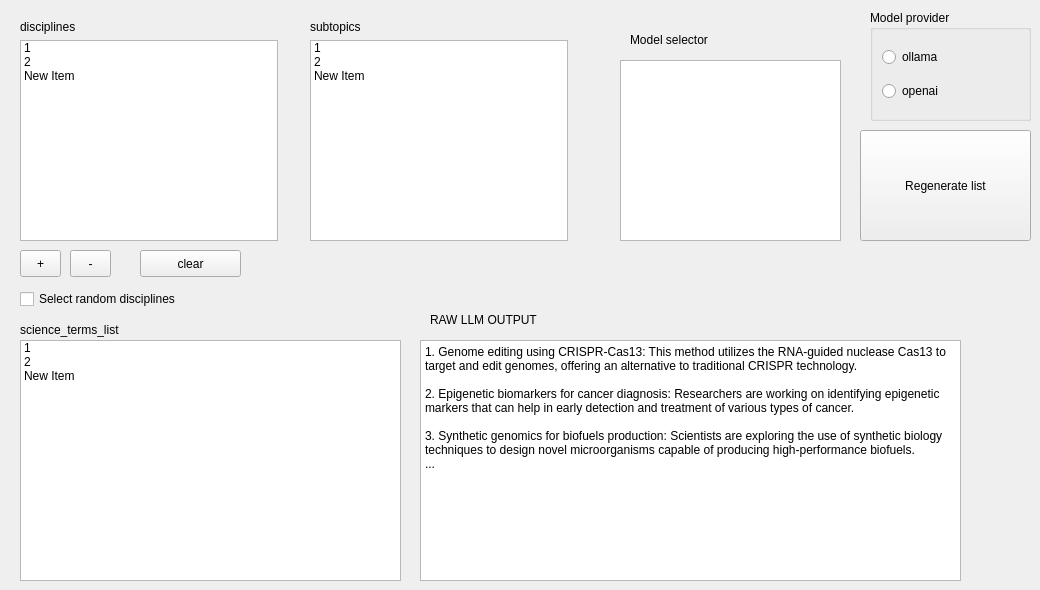
      <widget class="QWidget" name="CuriosityNodeTab">
       <attribute name="title">
        <string>CuriosityNode</string>
       </attribute>
       <widget class="QCheckBox" name="genRandomDiscpCheckbox">
        <property name="geometry">
         <rect>
          <x>20</x>
          <y>286</y>
          <width>231</width>
          <height>26</height>
         </rect>
        </property>
        <property name="text">
         <string>Select random disciplines</string>
        </property>
       </widget>
       <widget class="QLabel" name="label_4">
        <property name="geometry">
         <rect>
          <x>20</x>
          <y>320</y>
          <width>151</width>
          <height>20</height>
         </rect>
        </property>
        <property name="text">
         <string>science_terms_list</string>
        </property>
       </widget>
       <widget class="QListWidget" name="termsList">
        <property name="geometry">
         <rect>
          <x>20</x>
          <y>340</y>
          <width>381</width>
          <height>241</height>
         </rect>
        </property>
        <item>
         <property name="text">
          <string>1</string>
         </property>
        </item>
        <item>
         <property name="text">
          <string>2</string>
         </property>
        </item>
        <item>
         <property name="text">
          <string>New Item</string>
         </property>
        </item>
       </widget>
       <widget class="QTextBrowser" name="raw_llm_output_textarea">
        <property name="geometry">
         <rect>
          <x>420</x>
          <y>340</y>
          <width>541</width>
          <height>241</height>
         </rect>
        </property>
        <property name="html">
         <string>&lt;!DOCTYPE HTML PUBLIC &quot;-//W3C//DTD HTML 4.0//EN&quot; &quot;http://www.w3.org/TR/REC-html40/strict.dtd&quot;&gt;
&lt;html&gt;&lt;head&gt;&lt;meta name=&quot;qrichtext&quot; content=&quot;1&quot; /&gt;&lt;meta charset=&quot;utf-8&quot; /&gt;&lt;style type=&quot;text/css&quot;&gt;
p, li { white-space: pre-wrap; }
hr { height: 1px; border-width: 0; }
li.unchecked::marker { content: &quot;\2610&quot;; }
li.checked::marker { content: &quot;\2612&quot;; }
&lt;/style&gt;&lt;/head&gt;&lt;body style=&quot; font-family:'Segoe UI'; font-size:9pt; font-weight:400; font-style:normal;&quot;&gt;
&lt;p style=&quot; margin-top:0px; margin-bottom:0px; margin-left:0px; margin-right:0px; -qt-block-indent:0; text-indent:0px;&quot;&gt;1. Genome editing using CRISPR-Cas13: This method utilizes the RNA-guided nuclease Cas13 to target and edit genomes, offering an alternative to traditional CRISPR technology.&lt;/p&gt;
&lt;p style=&quot;-qt-paragraph-type:empty; margin-top:0px; margin-bottom:0px; margin-left:0px; margin-right:0px; -qt-block-indent:0; text-indent:0px;&quot;&gt;&lt;br /&gt;&lt;/p&gt;
&lt;p style=&quot; margin-top:0px; margin-bottom:0px; margin-left:0px; margin-right:0px; -qt-block-indent:0; text-indent:0px;&quot;&gt;2. Epigenetic biomarkers for cancer diagnosis: Researchers are working on identifying epigenetic markers that can help in early detection and treatment of various types of cancer.&lt;/p&gt;
&lt;p style=&quot;-qt-paragraph-type:empty; margin-top:0px; margin-bottom:0px; margin-left:0px; margin-right:0px; -qt-block-indent:0; text-indent:0px;&quot;&gt;&lt;br /&gt;&lt;/p&gt;
&lt;p style=&quot; margin-top:0px; margin-bottom:0px; margin-left:0px; margin-right:0px; -qt-block-indent:0; text-indent:0px;&quot;&gt;3. Synthetic genomics for biofuels production: Scientists are exploring the use of synthetic biology techniques to design novel microorganisms capable of producing high-performance biofuels.&lt;/p&gt;
&lt;p style=&quot; margin-top:0px; margin-bottom:0px; margin-left:0px; margin-right:0px; -qt-block-indent:0; text-indent:0px;&quot;&gt;...&lt;/p&gt;&lt;/body&gt;&lt;/html&gt;</string>
        </property>
       </widget>
       <widget class="QLabel" name="label_5">
        <property name="geometry">
         <rect>
          <x>430</x>
          <y>310</y>
          <width>241</width>
          <height>20</height>
         </rect>
        </property>
        <property name="text">
         <string>RAW LLM OUTPUT</string>
        </property>
       </widget>
       <widget class="QGroupBox" name="groupBox">
        <property name="geometry">
         <rect>
          <x>870</x>
          <y>10</y>
          <width>161</width>
          <height>111</height>
         </rect>
        </property>
        <property name="title">
         <string>Model provider</string>
        </property>
        <layout class="QGridLayout" name="gridLayout_3">
         <item row="0" column="0">
          <widget class="QRadioButton" name="radioButton">
           <property name="text">
            <string>ollama</string>
           </property>
          </widget>
         </item>
         <item row="1" column="0">
          <widget class="QRadioButton" name="radioButton_2">
           <property name="text">
            <string>openai</string>
           </property>
          </widget>
         </item>
        </layout>
       </widget>
       <widget class="QListWidget" name="modelSelector">
        <property name="geometry">
         <rect>
          <x>620</x>
          <y>60</y>
          <width>221</width>
          <height>181</height>
         </rect>
        </property>
       </widget>
       <widget class="QLabel" name="label_6">
        <property name="geometry">
         <rect>
          <x>630</x>
          <y>30</y>
          <width>111</width>
          <height>20</height>
         </rect>
        </property>
        <property name="text">
         <string>Model selector</string>
        </property>
       </widget>
       <widget class="QPushButton" name="regenerateButton">
        <property name="geometry">
         <rect>
          <x>860</x>
          <y>130</y>
          <width>171</width>
          <height>111</height>
         </rect>
        </property>
        <property name="text">
         <string>Regenerate list</string>
        </property>
       </widget>
       <widget class="QToolButton" name="plusButton">
        <property name="geometry">
         <rect>
          <x>20</x>
          <y>250</y>
          <width>41</width>
          <height>27</height>
         </rect>
        </property>
        <property name="text">
         <string>+</string>
        </property>
       </widget>
       <widget class="QToolButton" name="minusButton">
        <property name="geometry">
         <rect>
          <x>70</x>
          <y>250</y>
          <width>41</width>
          <height>27</height>
         </rect>
        </property>
        <property name="text">
         <string>-</string>
        </property>
       </widget>
       <widget class="QToolButton" name="clearButton">
        <property name="geometry">
         <rect>
          <x>140</x>
          <y>250</y>
          <width>101</width>
          <height>27</height>
         </rect>
        </property>
        <property name="text">
         <string>clear</string>
        </property>
       </widget>
       <widget class="QWidget" name="layoutWidget">
        <property name="geometry">
         <rect>
          <x>20</x>
          <y>20</y>
          <width>258</width>
          <height>221</height>
         </rect>
        </property>
        <layout class="QVBoxLayout" name="verticalLayout_2">
         <item>
          <widget class="QLabel" name="label_2">
           <property name="text">
            <string>disciplines</string>
           </property>
          </widget>
         </item>
         <item>
          <widget class="QListWidget" name="disciplinesList">
           <item>
            <property name="text">
             <string>1</string>
            </property>
           </item>
           <item>
            <property name="text">
             <string>2</string>
            </property>
           </item>
           <item>
            <property name="text">
             <string>New Item</string>
            </property>
           </item>
          </widget>
         </item>
        </layout>
       </widget>
       <widget class="QWidget" name="layoutWidget">
        <property name="geometry">
         <rect>
          <x>310</x>
          <y>20</y>
          <width>258</width>
          <height>221</height>
         </rect>
        </property>
        <layout class="QVBoxLayout" name="verticalLayout_3">
         <item>
          <widget class="QLabel" name="label_3">
           <property name="text">
            <string>subtopics</string>
           </property>
          </widget>
         </item>
         <item>
          <widget class="QListWidget" name="subtopicsList">
           <item>
            <property name="text">
             <string>1</string>
            </property>
           </item>
           <item>
            <property name="text">
             <string>2</string>
            </property>
           </item>
           <item>
            <property name="text">
             <string>New Item</string>
            </property>
           </item>
          </widget>
         </item>
        </layout>
       </widget>
      </widget>
